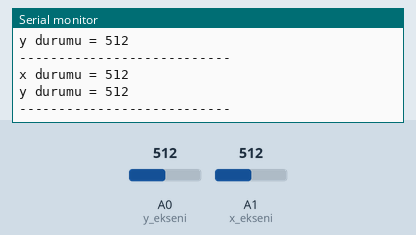
Simulated run of this sketch. Board: Arduino Uno, built with avr-gcc and run on an emulated ATmega328P. Shown: the last lines printed to the serial monitor. The inputs (shaded band) are chosen by the test bench; at power-on: A0 (y_ekseni) = 512, A1 (x_ekseni) = 512.

Above: at 1.2 s.
1.3 s: A0 (y_ekseni) set to 716
At 1.73 s:
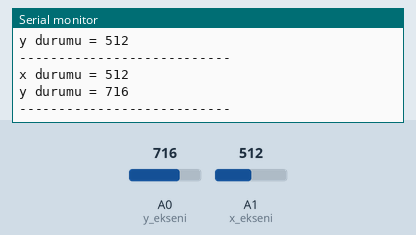
2.8 s: A1 (x_ekseni) set to 716
At 3.23 s:
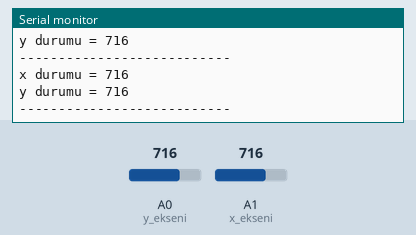
4.3 s: A0 (y_ekseni) set to 900
At 4.74 s:
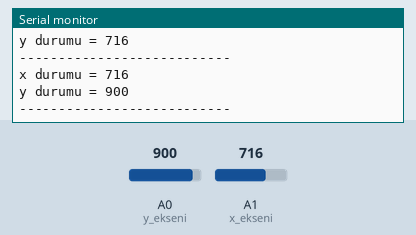
5.8 s: A1 (x_ekseni) set to 900
At 6.24 s:
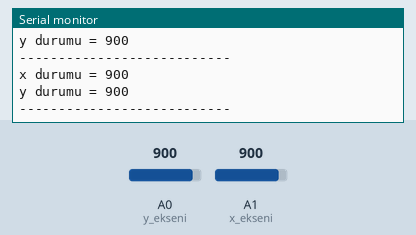
Timing chart, 0 to 8.3 s (numbered marks = the images above; inputs shaded):
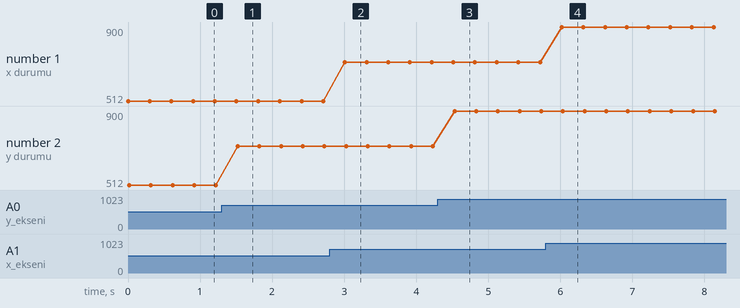

Measured:
- after the input at 1.3 s, the serial monitor: prints a new line after 0.22 s (image 1)
- after the input at 2.8 s, the serial monitor: prints a new line after 0.21 s (image 2)
- after the input at 4.3 s, the serial monitor: prints a new line after 0.23 s (image 3)
- after the input at 5.8 s, the serial monitor: prints a new line after 0.22 s (image 4)
- plotted number 2: 512 → 716 after the input at 1.3 s, 716 → 900 after the input at 4.3 s

The sketch:

joyistik.ino
```cpp
/*
Lezzetli Robot Tarifleri
https://lezzetlirobottarifleri.com/joystick-modulu-arduino-ile-nasil-kullanilir
*/

const int x_ekseni = A1;
const int y_ekseni = A0;

int x;
int y;

void setup() {
Serial.begin(9600);
}

void loop() {
  x = analogRead(x_ekseni);
  y = analogRead(y_ekseni);

  Serial.print("x durumu = ");
  Serial.println(x);
  Serial.print("y durumu = ");
  Serial.println(y);
  Serial.println("---------------------------");
  delay(300);
}
```
